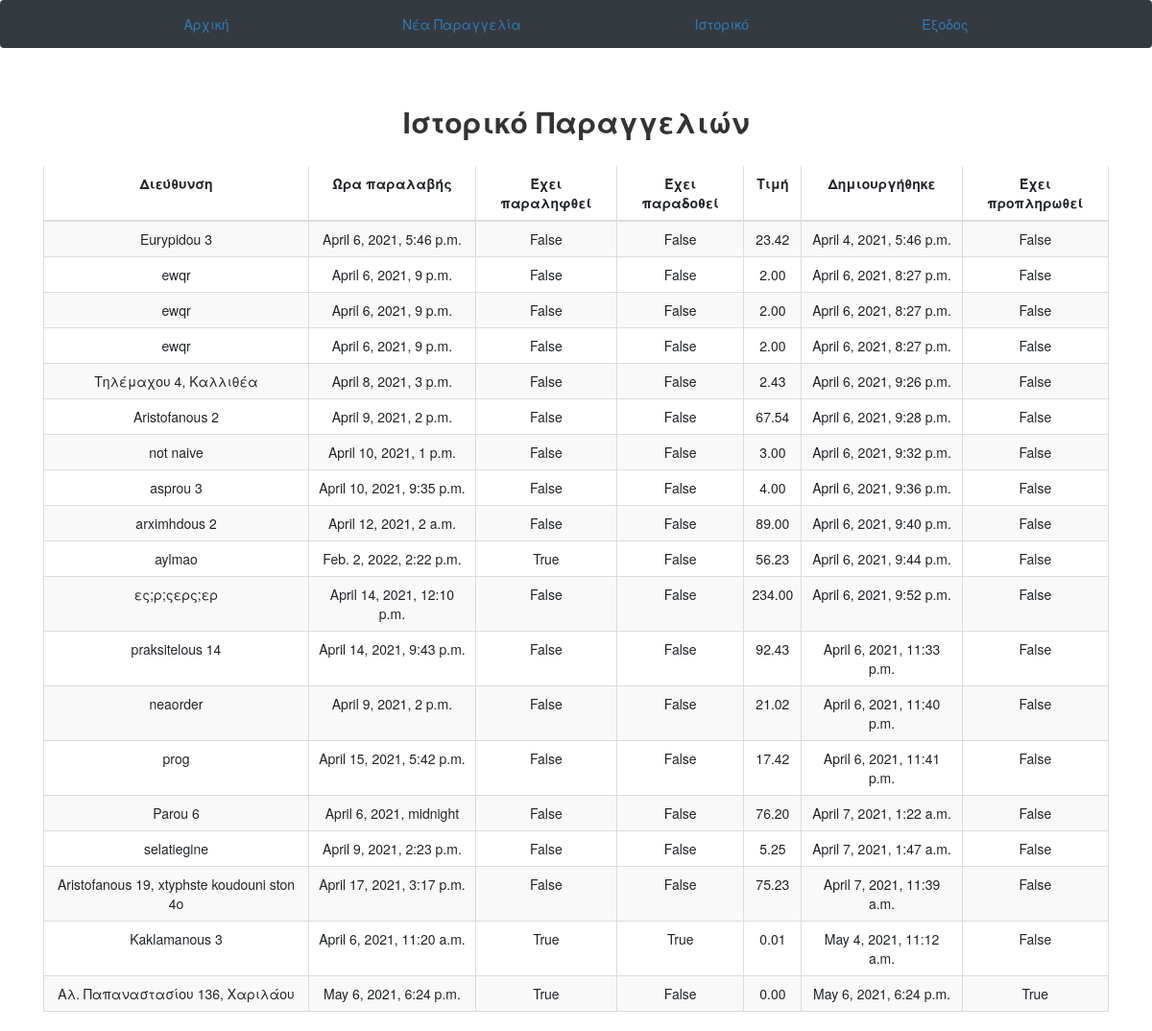
/orders/ (signed in), run on an earlier commit of the app's database.
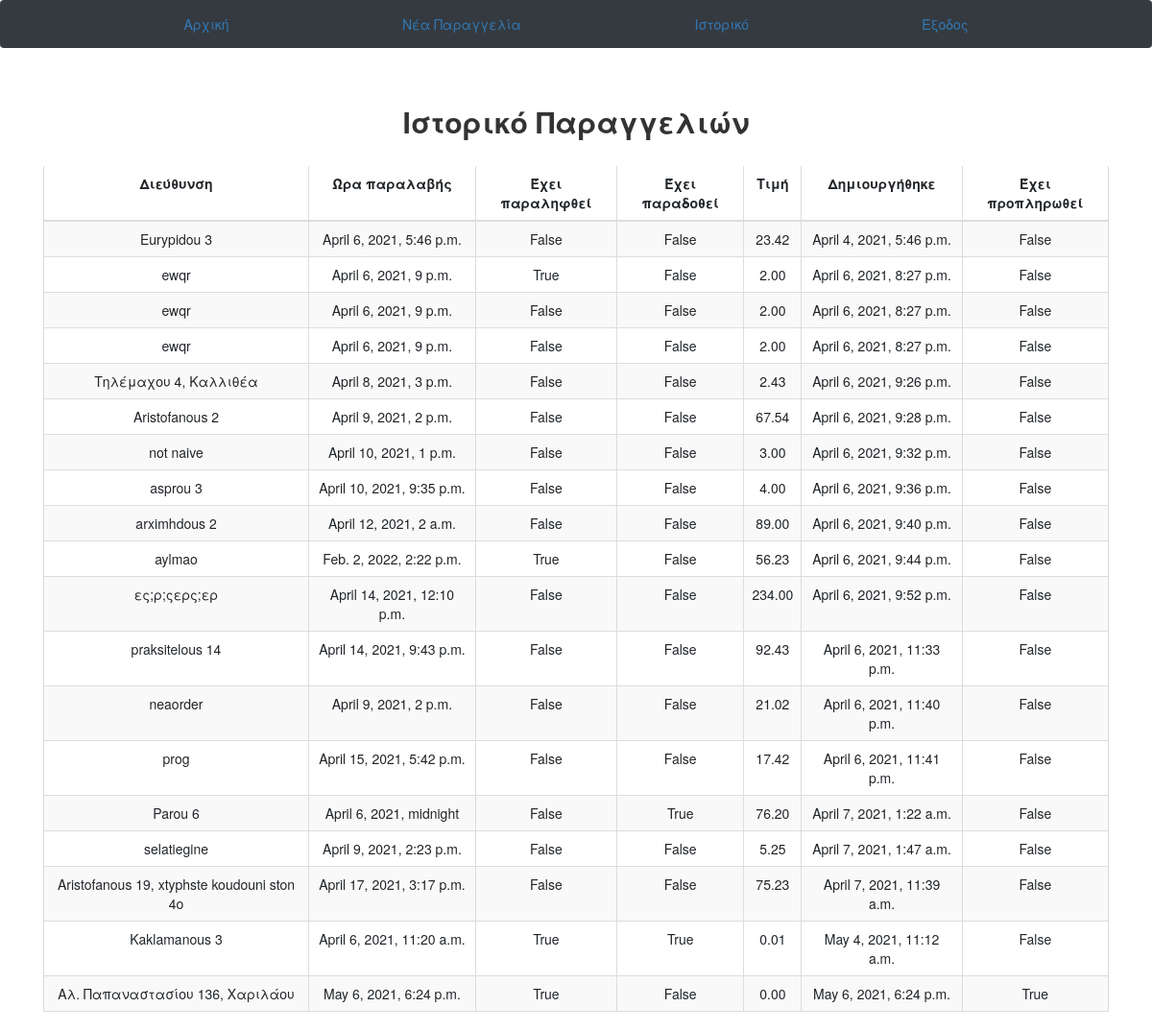
And on a later commit of the database.
### driver/models.py (models this page shows)
class order(models.Model):
    time_to_pickup  = models.DateTimeField (blank=False)
    adress_to       = models.CharField(max_length=1024)
    price           = models.DecimalField(max_digits=7, decimal_places=2)
    created_on      = models.DateTimeField(auto_now_add=True)
    finished_on     = models.DateTimeField(auto_now=True)
    running_now     = models.BooleanField(default=False) #isPickedup
    store           = models.ForeignKey(store, on_delete=models.CASCADE)
    isDelivered     = models.BooleanField(default=False)
    isPaid          = models.BooleanField(default=False)

### store/views.py (the view)
# urls.py: path('orders/', today_orders_list),
def today_orders_list(request):
    user=request.user
    today=datetime.today()
    mystore=store.objects.get(user_id=user)
    queryset=order.objects.filter(store=mystore)
    context ={
        "object_list": queryset
    }
    return render(request, "order_list.html", context)
    from django.utils import timezone

### templates/order_list.html (shortened to what this page needs)
{% extends 'base.html' %}
{% block content %}
<link rel="stylesheet" href="https://maxcdn.bootstrapcdn.com/bootstrap/3.3.6/css/bootstrap.min.css" />
<link rel="stylesheet" href="https://cdn.datatables.net/1.10.12/css/dataTables.bootstrap.min.css" />
<br>
<div class="container">
    <h2 align="center" class="brand-text"><b>Ιστορικό Παραγγελιών</b></h2>
    <br />
    <div class="table-responsive">
         <table id="customer_data" class="table table-striped table-bordered">
    <thead>
        <tr>
            <td><b>Διεύθυνση</b></td>
            <td><b>Ώρα παραλαβής</b></td>
            <td><b>Έχει παραληφθεί</b></td>
            <td><b>Έχει παραδοθεί</b></td>
            <td><b>Τιμή</b></td>
            <td><b>Δημιουργήθηκε</b></td>
            <td><b>Έχει προπληρωθεί</b></td>
        </tr>
    </thead>
         <tbody>
            {% for instance in object_list %}
    <tr>
        <td>{{instance.adress_to}}</td>
        <td>{{instance.time_to_pickup}}</td>
        <td>{{instance.running_now}}</td>
        <td>{{instance.isDelivered}}</td>
        <td>{{instance.price}}</td>
        <td>{{instance.created_on}}</td>
        <td>{{instance.isPaid}}</td>
    </tr>
    {% endfor%}
</tbody>
</table>
</div>
</div>
{% endblock %}

What changed in the data, as far as the page shows it:
changed order (number 2 of 19 on the later page): running_now "False" → "True"
changed order "Parou 6": isDelivered "False" → "True"
